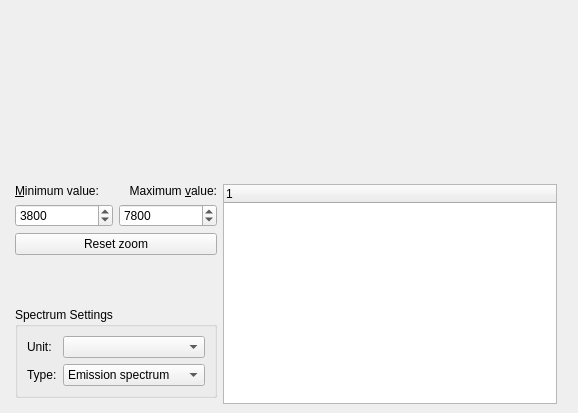
<?xml version="1.0" encoding="UTF-8"?>
<ui version="4.0">
 <class>SpectrumView</class>
 <widget class="QWidget" name="SpectrumView">
  <property name="geometry">
   <rect>
    <x>0</x>
    <y>0</y>
    <width>578</width>
    <height>413</height>
   </rect>
  </property>
  <property name="toolTip">
   <string>This page gives an overview of the spectrum of this element. Using the mouse you can zoom into the spectrum.</string>
  </property>
  <property name="whatsThis">
   <string>This page gives an overview of the spectrum of this element.</string>
  </property>
  <layout class="QGridLayout">
   <property name="margin">
    <number>9</number>
   </property>
   <property name="spacing">
    <number>6</number>
   </property>
   <item row="0" column="0" colspan="4">
    <widget class="SpectrumWidget" name="m_spectrumWidget" native="true">
     <property name="sizePolicy">
      <sizepolicy hsizetype="MinimumExpanding" vsizetype="MinimumExpanding">
       <horstretch>0</horstretch>
       <verstretch>0</verstretch>
      </sizepolicy>
     </property>
     <property name="minimumSize">
      <size>
       <width>0</width>
       <height>100</height>
      </size>
     </property>
     <property name="toolTip">
      <string>This is the spectrum of the element.</string>
     </property>
     <property name="whatsThis">
      <string>This is the spectrum of the element.</string>
     </property>
    </widget>
   </item>
   <item row="2" column="1">
    <layout class="QGridLayout" name="detailGridLayout">
     <item row="1" column="0">
      <widget class="QLabel" name="label1">
       <property name="text">
        <string>&amp;Minimum value:</string>
       </property>
       <property name="alignment">
        <set>Qt::AlignLeading|Qt::AlignLeft|Qt::AlignVCenter</set>
       </property>
       <property name="buddy">
        <cstring>minimumValue</cstring>
       </property>
      </widget>
     </item>
     <item row="2" column="0">
      <widget class="QSpinBox" name="minimumValue">
       <property name="toolTip">
        <string>This sets the leftmost wavelength of the spectrum.</string>
       </property>
       <property name="whatsThis">
        <string>This sets the leftmost wavelength of the spectrum.</string>
       </property>
       <property name="suffix">
        <string/>
       </property>
       <property name="minimum">
        <number>1</number>
       </property>
       <property name="maximum">
        <number>40000</number>
       </property>
       <property name="value">
        <number>3800</number>
       </property>
      </widget>
     </item>
     <item row="4" column="0">
      <spacer name="verticalSpacer">
       <property name="orientation">
        <enum>Qt::Vertical</enum>
       </property>
       <property name="sizeHint" stdset="0">
        <size>
         <width>20</width>
         <height>40</height>
        </size>
       </property>
      </spacer>
     </item>
     <item row="1" column="2" rowspan="6">
      <widget class="QTreeWidget" name="peakListTable">
       <column>
        <property name="text">
         <string notr="true">1</string>
        </property>
       </column>
      </widget>
     </item>
     <item row="1" column="1">
      <widget class="QLabel" name="label2">
       <property name="text">
        <string>Maximum &amp;value:</string>
       </property>
       <property name="alignment">
        <set>Qt::AlignRight|Qt::AlignTrailing|Qt::AlignVCenter</set>
       </property>
       <property name="buddy">
        <cstring>maximumValue</cstring>
       </property>
      </widget>
     </item>
     <item row="2" column="1">
      <widget class="QSpinBox" name="maximumValue">
       <property name="toolTip">
        <string>This sets the rightmost wavelength of the spectrum.</string>
       </property>
       <property name="whatsThis">
        <string>This sets the rightmost wavelength of the spectrum.</string>
       </property>
       <property name="suffix">
        <string/>
       </property>
       <property name="minimum">
        <number>1</number>
       </property>
       <property name="maximum">
        <number>40000</number>
       </property>
       <property name="value">
        <number>7800</number>
       </property>
      </widget>
     </item>
     <item row="5" column="0" colspan="2">
      <widget class="QGroupBox" name="groupBox">
       <property name="title">
        <string>Spectrum Settings</string>
       </property>
       <layout class="QGridLayout" name="gridLayout4">
        <item row="0" column="1">
         <widget class="KalziumUnitCombobox" name="m_lengthUnit"/>
        </item>
        <item row="1" column="1">
         <widget class="QComboBox" name="m_spectrumType">
          <item>
           <property name="text">
            <string>Emission spectrum</string>
           </property>
          </item>
          <item>
           <property name="text">
            <string>Absorption spectrum</string>
           </property>
          </item>
         </widget>
        </item>
        <item row="0" column="0">
         <widget class="QLabel" name="label">
          <property name="text">
           <string>Unit:</string>
          </property>
         </widget>
        </item>
        <item row="1" column="0">
         <widget class="QLabel" name="label_2">
          <property name="text">
           <string>Type:</string>
          </property>
         </widget>
        </item>
       </layout>
      </widget>
     </item>
     <item row="3" column="0" colspan="2">
      <widget class="QPushButton" name="btn_resetZoom">
       <property name="text">
        <string>Reset zoom</string>
       </property>
      </widget>
     </item>
    </layout>
   </item>
  </layout>
 </widget>
 <customwidgets>
  <customwidget>
   <class>SpectrumWidget</class>
   <extends>QWidget</extends>
   <header>spectrumwidget.h</header>
  </customwidget>
  <customwidget>
   <class>KalziumUnitCombobox</class>
   <extends>QComboBox</extends>
   <header>kalziumunitcombobox.h</header>
  </customwidget>
 </customwidgets>
 <resources/>
 <connections/>
</ui>
